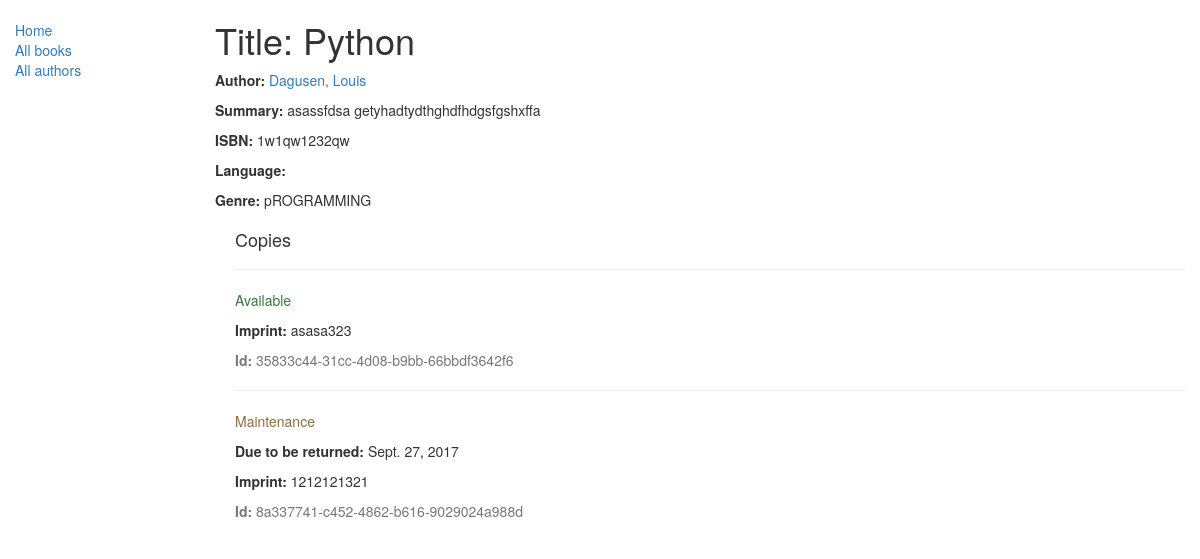
/catalog/book/2, run on the app's committed database.
### catalog/models.py (models this page shows, shortened)
class Book(models.Model):
	title = models.CharField(max_length=200)
	author = models.ForeignKey('Author', on_delete=models.SET_NULL, null=True)
	summary = models.TextField(max_length=1000, help_text="Enter a brief description of the book")
	isbn = models.CharField('ISBN',max_length=13, help_text='13 Character <a href="https://www.isbn-international.org/content/what-isbn">ISBN number</a>')
	genre = models.ManyToManyField(Genre, help_text="Select a genre for this book")

class Author(models.Model):
    first_name = models.CharField(max_length=100)
    last_name = models.CharField(max_length=100)
    date_of_birth = models.DateField(null=True, blank=True)
    date_of_death = models.DateField('Died', null=True, blank=True)
    def __str__(self):
        return '%s, %s' % (self.last_name, self.first_name)
    class Meta:
        ordering = ['last_name']

class Genre(models.Model):
	Name= models.CharField(max_length=150, help_text="Enter a book genre (e.g. Science Fiction, French Poetry etc.)")
	def __str__(self):
		return self.Name

class BookInstance(models.Model):
    id = models.UUIDField(primary_key=True, default=uuid.uuid4, help_text="Unique ID for this particular book across whole library")
    book = models.ForeignKey('Book', on_delete=models.SET_NULL, null=True)
    imprint = models.CharField(max_length=200)
    due_back = models.DateField(null=True, blank=True)
    LOAN_STATUS = (
        ('m', 'Maintenance'),
        ('o', 'On loan'),
        ('a', 'Available'),
        ('r', 'Reserved'),
    )
    status = models.CharField(max_length=1, choices=LOAN_STATUS, blank=True, default='m', help_text='Book availability')
    class Meta:
        ordering = ["due_back"]

### catalog/views.py (the view)
# urls.py: url(r'^book/(?P<pk>\d+)$', views.BookDetailView.as_view(), name='book-detail'),
class BookDetailView(DetailView):
	model = Book
	template_name = "book_detail.html"
	def get_context_data(self, **kwargs):
		context = super(BookDetailView, self).get_context_data(**kwargs)
		return context

### catalog/templates/book_detail.html
{% extends "base_generic.html" %}
{% block content %}
<h1>Title: {{ book.title }} </h1>
<p><strong>Author:</strong> <a href = " ">  {{ book.author }}</a></p>
<p><strong>Summary:</strong>  {{ book.summary }}  </p>
<p><strong>ISBN:</strong> {{ book.isbn }}</p>
<p><strong>Language:</strong> {{ book.language }}</p>
<p><strong>Genre:</strong>  {% for genre in book.genre.all %} {{ genre }}{% if not forloop.last %}, {% endif %}{% endfor %}</p>
<div style="margin-left:20px;margin-top:20px">
  <h4>Copies</h4>
  {% for copy in book.bookinstance_set.all %}
    <hr>
    <p class="{% if copy.status == 'a' %}text-success{% elif copy.status == 'd' %}text-danger{% else %}text-warning{% endif %}">{{ copy.get_status_display }}</p>
    {% if copy.status != 'a' %}<p><strong>Due to be returned:</strong> {{copy.due_back}}</p>{% endif %}
    <p><strong>Imprint:</strong> {{copy.imprint}}</p>
    <p class="text-muted"><strong>Id:</strong> {{copy.id}}</p>
    {% endfor %}
  </div>
{% endblock %}

### data on the page
Book: title "Python", author "Dagusen, Louis", summary "asassfdsa getyhadtydthghdfhdgsfgshxffa", isbn "1w1qw1232qw"
Genre: Name "pROGRAMMING"
BookInstance: status "Available", imprint "asasa323", id "35833c44-31cc-4d08-b9bb-66bbdf3642f6"
BookInstance: status "Maintenance", due_back "Sept. 27, 2017", imprint "1212121321", id "8a337741-c452-4862-b616-9029024a988d"
